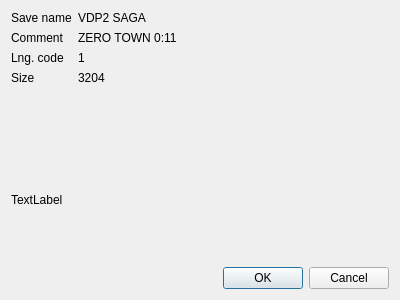
<?xml version="1.0" encoding="UTF-8"?>
<ui version="4.0">
 <class>ContainerDialog</class>
 <widget class="QDialog" name="ContainerDialog">
  <property name="geometry">
   <rect>
    <x>0</x>
    <y>0</y>
    <width>400</width>
    <height>300</height>
   </rect>
  </property>
  <property name="windowTitle">
   <string>Dialog</string>
  </property>
  <layout class="QVBoxLayout" name="verticalLayout">
   <item>
    <layout class="QFormLayout" name="formLayout">
     <item row="0" column="1">
      <widget class="QLabel" name="label_2">
       <property name="text">
        <string>VDP2 SAGA</string>
       </property>
      </widget>
     </item>
     <item row="0" column="0">
      <widget class="QLabel" name="label">
       <property name="text">
        <string>Save name</string>
       </property>
      </widget>
     </item>
     <item row="1" column="0">
      <widget class="QLabel" name="label_5">
       <property name="text">
        <string>Comment</string>
       </property>
      </widget>
     </item>
     <item row="1" column="1">
      <widget class="QLabel" name="label_6">
       <property name="text">
        <string>ZERO TOWN 0:11</string>
       </property>
      </widget>
     </item>
     <item row="2" column="0">
      <widget class="QLabel" name="label_7">
       <property name="text">
        <string>Lng. code</string>
       </property>
      </widget>
     </item>
     <item row="2" column="1">
      <widget class="QLabel" name="label_8">
       <property name="text">
        <string>1</string>
       </property>
      </widget>
     </item>
     <item row="3" column="0">
      <widget class="QLabel" name="label_3">
       <property name="text">
        <string>Size</string>
       </property>
      </widget>
     </item>
     <item row="3" column="1">
      <widget class="QLabel" name="label_4">
       <property name="text">
        <string>3204</string>
       </property>
      </widget>
     </item>
    </layout>
   </item>
   <item>
    <widget class="QLabel" name="label_9">
     <property name="text">
      <string>TextLabel</string>
     </property>
    </widget>
   </item>
   <item>
    <widget class="QDialogButtonBox" name="buttonBox">
     <property name="orientation">
      <enum>Qt::Horizontal</enum>
     </property>
     <property name="standardButtons">
      <set>QDialogButtonBox::Cancel|QDialogButtonBox::Ok</set>
     </property>
    </widget>
   </item>
  </layout>
 </widget>
 <resources/>
 <connections>
  <connection>
   <sender>buttonBox</sender>
   <signal>accepted()</signal>
   <receiver>ContainerDialog</receiver>
   <slot>accept()</slot>
   <hints>
    <hint type="sourcelabel">
     <x>248</x>
     <y>254</y>
    </hint>
    <hint type="destinationlabel">
     <x>157</x>
     <y>274</y>
    </hint>
   </hints>
  </connection>
  <connection>
   <sender>buttonBox</sender>
   <signal>rejected()</signal>
   <receiver>ContainerDialog</receiver>
   <slot>reject()</slot>
   <hints>
    <hint type="sourcelabel">
     <x>316</x>
     <y>260</y>
    </hint>
    <hint type="destinationlabel">
     <x>286</x>
     <y>274</y>
    </hint>
   </hints>
  </connection>
 </connections>
</ui>
